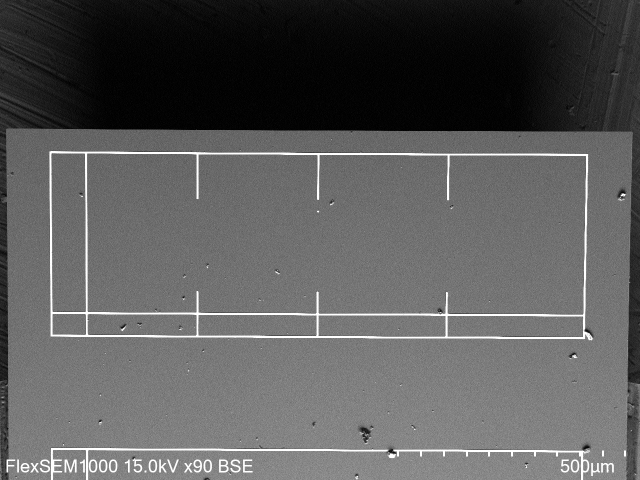
#> input picture Scan/DB.tif, 1280 x 960 px (shown at 1/2 size)
$ jupyter execute --allow-errors img_correlation_rot.ipynb   (shell and % lines are left out)
#> lines starting #> are read from the running program, lines starting #| are printed output that depends on the picture
[cell 1]
import sys,os,json,collections
import tifffile as tf
import matplotlib.pyplot as plt
import cv2
import numpy as np

#ref1 https://github.com/darylclimb/image_affine_transform/blob/master/transformation.ipynb
#https://docs.opencv.org/2.4/modules/imgproc/doc/geometric_transformations.html
#https://cristianpb.github.io/blog/image-rotation-opencv
#https://www.pyimagesearch.com/2017/01/02/rotate-images-correctly-with-opencv-and-python/

# [45 lines left out: functions rotateAndScale, rotateScaleTranslate, not called in this run]


def rotate_box(bb, cx, cy, h, w, theta,scale = 0.5):
    new_bb = list(bb)
    for i,coord in enumerate(bb):
        # opencv calculates standard transformation matrix

        M = cv2.getRotationMatrix2D((cx, cy), theta, scale)
        # Grab  the rotation components of the matrix)
        cos = np.abs(M[0, 0])
        sin = np.abs(M[0, 1])
        # compute the new bounding dimensions of the image
        nW = int((h * sin) + (w * cos))
        nH = int((h * cos) + (w * sin))
        # adjust the rotation matrix to take into account translation
        M[0, 2] += (nW / 2) - cx
        M[1, 2] += (nH / 2) - cy
        # Prepare the vector to be transformed
        v = [coord[0],coord[1],1]
        # Perform the actual rotation and return the image
        calculated = np.dot(M,v)
        new_bb[i] = (calculated[0],calculated[1])
    return new_bb

def rotate_bound(image, angle, scale=0.5):
    # grab the dimensions of the image and then determine the
    # centre
    (h, w) = image.shape[:2]
    (cX, cY) = (w // 2, h // 2)

    # grab the rotation matrix (applying the negative of the
    # angle to rotate clockwise), then grab the sine and cosine
    # (i.e., the rotation components of the matrix)


    M = cv2.getRotationMatrix2D((cX, cY), angle, scale)
    cos = np.abs(M[0, 0])
    sin = np.abs(M[0, 1])

    # compute the new bounding dimensions of the image
    nW = int((h * sin) + (w * cos))
    nH = int((h * cos) + (w * sin))

    # adjust the rotation matrix to take into account translation
    M[0, 2] += (nW / 2) - cX
    M[1, 2] += (nH / 2) - cY

    # perform the actual rotation and return the image
    return cv2.warpAffine(image, M, (nW, nH))

[cell 2]
img = cv2.imread('DB.tif').sum(-1)
#> img: shape (960, 1280) uint64; min 0, max 765, mean 272.9
img.shape
#> Out = (960, 1280)

[cell 3]
angle =5

rot_image = rotate_bound(np.float32(img), angle)
#> in rotate_bound, `return cv2.warpAffine(image, M, (nW, nH))`:
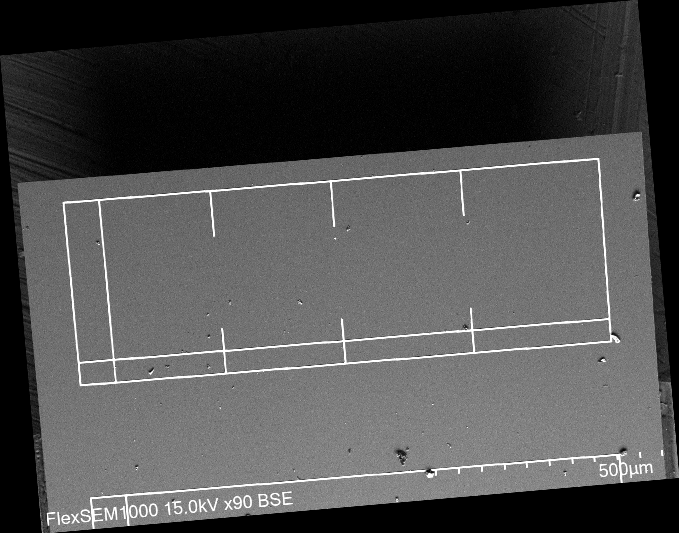
#> returned value: shape (533, 679) float32; min 0, max 765, mean 231.7; drawn with min black and max white
#rot_image = rotate_bound(np.float32(img), 5)

fig, ax = plt.subplots(2,1)
ax[0].imshow(img)
ax[1].imshow(rot_image)
plt.show()
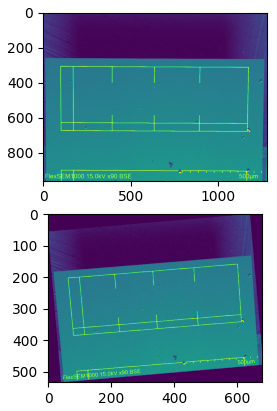
#> figure drawn by matplotlib, 2 panels

bb = [[1177,673]]
(h, w) = img.shape[:2]
#> h = 960; w = 1280
(cx, cy) = (w // 2, h // 2)
#> cx = 640; cy = 480

(new_h, new_w) = rot_image.shape[:2]
#> new_h = 533; new_w = 679
(new_cx, new_cy) = (new_w // 2, new_h // 2)
#> new_cx = 339; new_cy = 266


sin = np.sin(np.radians(angle))
cos = np.cos(np.radians(angle))


reached = rotate_box(bb, cx, cy, h, w, theta=angle)
#> reached = [(615.4, 339.2)]
reached
#> Out = [(615.4, 339.2)]

[cell 4]
def get_rotation(angle):
    angle = np.radians(angle)
    return np.array([
        [np.cos(angle), -np.sin(angle), 0],
        [np.sin(angle),  np.cos(angle), 0],
        [0, 0, 1]
    ])
def get_translation(tx, ty):
    return np.array([
        [1, 0, tx],
        [0, 1, ty],
        [0, 0, 1]
    ])

def get_scale(s):
    return np.array([
        [s, 0, 0],
        [0, s, 0],
        [0, 0, 1]
    ])

R1 = get_rotation(20)
T1 = get_translation(0, 0)
S1 = get_scale(1)

[cell 5]
M = S1@R1@T1
M2D = M[:2]
w,h = img.shape
#> w = 960
angle = np.radians(10)
sin = np.sin(angle)
cos = np.cos(angle)
b_w = int((h * abs(sin)) + (w * abs(cos)))
b_h = int((h * abs(cos)) + (w * abs(sin)))

[cell 6]
result = cv2.warpAffine(np.float32(img), M2D, (b_h,b_w))
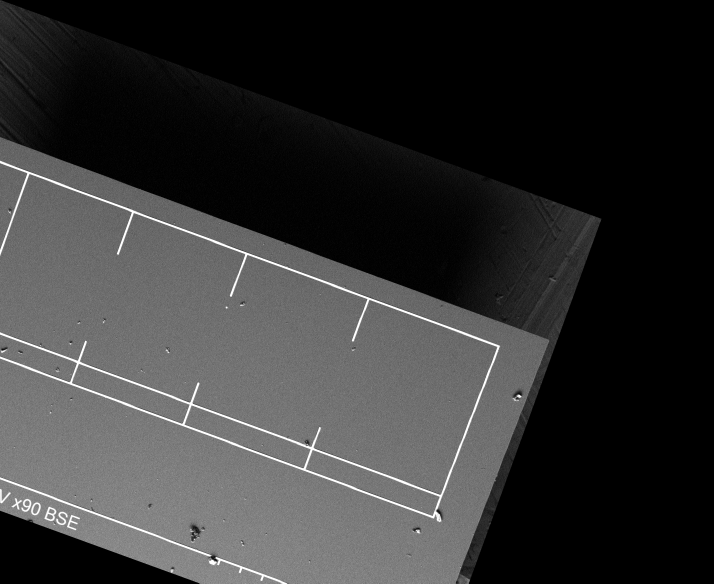
#> result: shape (1167, 1427) float32 (shown at 1/2 size); min 0, max 765, mean 156.1; drawn with min black and max white
plt.imshow(result)

[cell 7]
print(img[10,10])
#| 186
M2D@[10,10,0]

[cell 8]
result[3,3]
#> Out = 138.6

[cell 9]
np.arcsin(np.radians(24))

[cell 10]
np.cos(np.radians(25))

[cell 11]
angle = [10,20,30]
xDiff = [1276-1104,1279-1014, 1279-834]
plt.plot(np.radians(angle),xDiff)
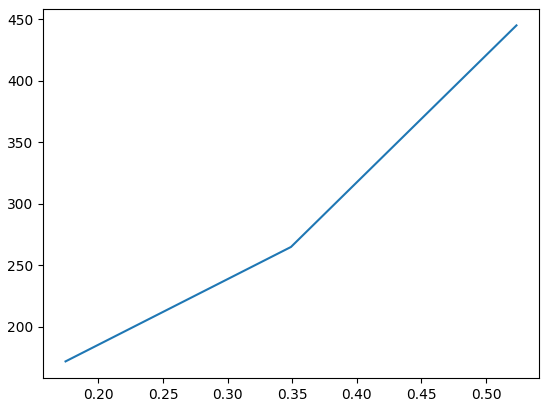
#> figure drawn by matplotlib, 1 panel

$ run again, with Scan/multicolor_image.jpg saved as Scan/DB.tif
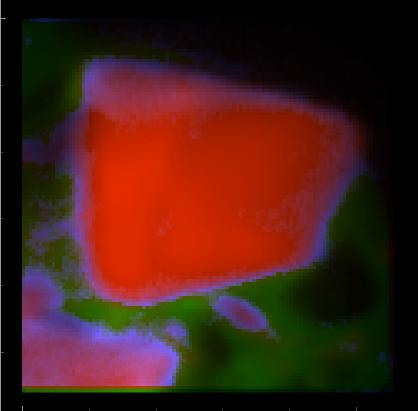
#> input picture Scan/multicolor_image.jpg, 418 x 411 px
#> in rotate_bound, `return cv2.warpAffine(image, M, (nW, nH))`:
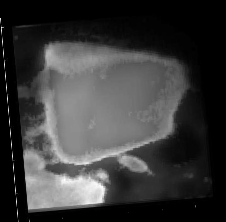
#> returned value: shape (222, 226) float32; min 0, max 474, mean 108; drawn with min black and max white
#> `result = cv2.warpAffine(np.float32(img), M2D, (b_h,b_w))`:
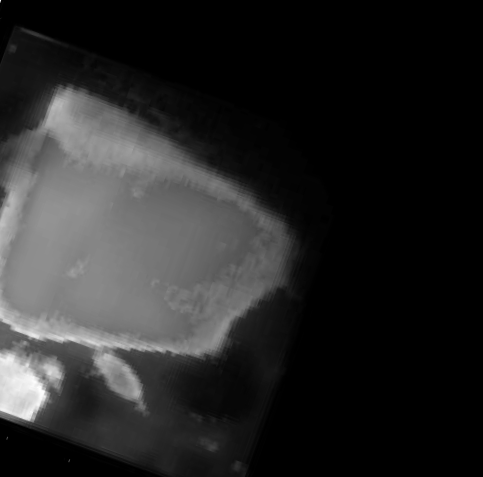
#> result: shape (477, 483) float32; min 0, max 471, mean 73.3; drawn with min black and max white
#| 0
#> `result[3,3]`: Out = 1.88
